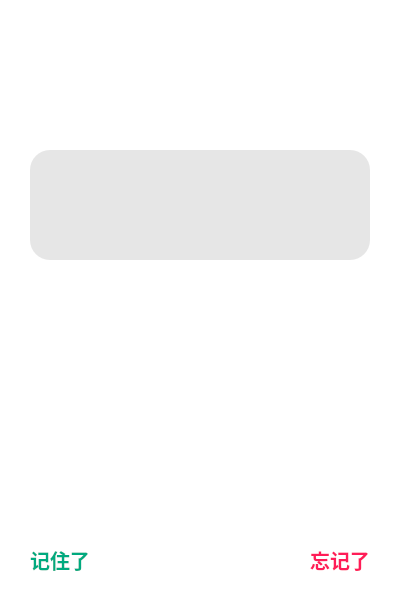
  <widget class="QWidget" name="learn_3" native="true">
   <property name="geometry">
    <rect>
     <x>400</x>
     <y>0</y>
     <width>400</width>
     <height>600</height>
    </rect>
   </property>
   <property name="styleSheet">
    <string notr="true">background-color: rgb(255, 255, 255);</string>
   </property>
   <widget class="QLabel" name="englishWord_3">
    <property name="geometry">
     <rect>
      <x>30</x>
      <y>50</y>
      <width>250</width>
      <height>40</height>
     </rect>
    </property>
    <property name="font">
     <font>
      <family>Arial Rounded MT Bold</family>
      <pointsize>17</pointsize>
      <weight>75</weight>
      <bold>true</bold>
     </font>
    </property>
    <property name="styleSheet">
     <string notr="true"/>
    </property>
    <property name="text">
     <string/>
    </property>
   </widget>
   <widget class="QPushButton" name="vocal_3">
    <property name="geometry">
     <rect>
      <x>30</x>
      <y>95</y>
      <width>25</width>
      <height>25</height>
     </rect>
    </property>
    <property name="styleSheet">
     <string notr="true">#vocal_3
{
border-image: url(:/icon/vocal.png);
border:none;
}
#vocal_3:hover
{
border-image: url(:/icon/vocal2.png);
}
</string>
    </property>
    <property name="text">
     <string/>
    </property>
   </widget>
   <widget class="QLabel" name="pa_3">
    <property name="geometry">
     <rect>
      <x>70</x>
      <y>95</y>
      <width>160</width>
      <height>25</height>
     </rect>
    </property>
    <property name="font">
     <font>
      <pointsize>13</pointsize>
      <weight>75</weight>
      <bold>true</bold>
     </font>
    </property>
    <property name="styleSheet">
     <string notr="true"/>
    </property>
    <property name="text">
     <string/>
    </property>
   </widget>
   <widget class="QPushButton" name="Yes_2">
    <property name="geometry">
     <rect>
      <x>0</x>
      <y>540</y>
      <width>120</width>
      <height>40</height>
     </rect>
    </property>
    <property name="font">
     <font>
      <family>宋体</family>
      <pointsize>15</pointsize>
      <weight>75</weight>
      <bold>true</bold>
     </font>
    </property>
    <property name="styleSheet">
     <string notr="true">#Yes_2
{
color: rgb(0, 170, 127);
border:none;
}
#Yes_2:hover
{
color: rgb(238, 112, 0);
}
</string>
    </property>
    <property name="text">
     <string>记住了</string>
    </property>
   </widget>
   <widget class="QLabel" name="label_23">
    <property name="geometry">
     <rect>
      <x>260</x>
      <y>80</y>
      <width>70</width>
      <height>70</height>
     </rect>
    </property>
    <property name="styleSheet">
     <string notr="true">border-image: url(:/icon/plant17.png);</string>
    </property>
    <property name="text">
     <string/>
    </property>
   </widget>
   <widget class="QLabel" name="label_24">
    <property name="geometry">
     <rect>
      <x>320</x>
      <y>100</y>
      <width>50</width>
      <height>50</height>
     </rect>
    </property>
    <property name="styleSheet">
     <string notr="true">border-image: url(:/icon/plant17.png);</string>
    </property>
    <property name="text">
     <string/>
    </property>
   </widget>
   <widget class="QLabel" name="label_25">
    <property name="geometry">
     <rect>
      <x>20</x>
      <y>470</y>
      <width>70</width>
      <height>70</height>
     </rect>
    </property>
    <property name="styleSheet">
     <string notr="true">border-image: url(:/icon/plant8.png);</string>
    </property>
    <property name="text">
     <string/>
    </property>
   </widget>
   <widget class="QLabel" name="label_26">
    <property name="geometry">
     <rect>
      <x>310</x>
      <y>470</y>
      <width>70</width>
      <height>70</height>
     </rect>
    </property>
    <property name="styleSheet">
     <string notr="true">border-image: url(:/icon/plant6.png);</string>
    </property>
    <property name="text">
     <string/>
    </property>
   </widget>
   <widget class="QLabel" name="label_27">
    <property name="geometry">
     <rect>
      <x>340</x>
      <y>10</y>
      <width>50</width>
      <height>50</height>
     </rect>
    </property>
    <property name="styleSheet">
     <string notr="true">border-image: url(:/icon/sun.png);</string>
    </property>
    <property name="text">
     <string/>
    </property>
   </widget>
   <widget class="QLabel" name="label_28">
    <property name="geometry">
     <rect>
      <x>85</x>
      <y>0</y>
      <width>50</width>
      <height>50</height>
     </rect>
    </property>
    <property name="styleSheet">
     <string notr="true">border-image: url(:/icon/cloud2.png);</string>
    </property>
    <property name="text">
     <string/>
    </property>
   </widget>
   <widget class="QLabel" name="label_29">
    <property name="geometry">
     <rect>
      <x>30</x>
      <y>5</y>
      <width>50</width>
      <height>50</height>
     </rect>
    </property>
    <property name="styleSheet">
     <string notr="true">border-image: url(:/icon/cloud3.png);</string>
    </property>
    <property name="text">
     <string/>
    </property>
   </widget>
   <widget class="QPushButton" name="No_2">
    <property name="geometry">
     <rect>
      <x>280</x>
      <y>540</y>
      <width>120</width>
      <height>40</height>
     </rect>
    </property>
    <property name="font">
     <font>
      <family>宋体</family>
      <pointsize>15</pointsize>
      <weight>75</weight>
      <bold>true</bold>
     </font>
    </property>
    <property name="styleSheet">
     <string notr="true">#No_2
{
color:rgb(255, 28, 88);
border:none;
}
#No_2:hover
{
color: rgb(238, 112, 0);
}
</string>
    </property>
    <property name="text">
     <string>忘记了</string>
    </property>
   </widget>
   <widget class="QTextBrowser" name="chineseWord_2">
    <property name="geometry">
     <rect>
      <x>30</x>
      <y>150</y>
      <width>340</width>
      <height>110</height>
     </rect>
    </property>
    <property name="font">
     <font>
      <pointsize>10</pointsize>
      <weight>75</weight>
      <bold>true</bold>
     </font>
    </property>
    <property name="styleSheet">
     <string notr="true">border:none;
border-radius:20px;
background-color: rgba(220, 220, 220, 180)</string>
    </property>
    <property name="html">
     <string>&lt;!DOCTYPE HTML PUBLIC &quot;-//W3C//DTD HTML 4.0//EN&quot; &quot;http://www.w3.org/TR/REC-html40/strict.dtd&quot;&gt;
&lt;html&gt;&lt;head&gt;&lt;meta name=&quot;qrichtext&quot; content=&quot;1&quot; /&gt;&lt;style type=&quot;text/css&quot;&gt;
p, li { white-space: pre-wrap; }
&lt;/style&gt;&lt;/head&gt;&lt;body style=&quot; font-family:'SimSun'; font-size:10pt; font-weight:600; font-style:normal;&quot;&gt;
&lt;p style=&quot;-qt-paragraph-type:empty; margin-top:0px; margin-bottom:0px; margin-left:0px; margin-right:0px; -qt-block-indent:0; text-indent:0px;&quot;&gt;&lt;br /&gt;&lt;/p&gt;&lt;/body&gt;&lt;/html&gt;</string>
    </property>
   </widget>
   <widget class="QPushButton" name="close_4">
    <property name="geometry">
     <rect>
      <x>8</x>
      <y>10</y>
      <width>30</width>
      <height>30</height>
     </rect>
    </property>
    <property name="font">
     <font>
      <pointsize>12</pointsize>
      <weight>50</weight>
      <bold>false</bold>
     </font>
    </property>
    <property name="styleSheet">
     <string notr="true">#close_4:!hover
{
border:none;
border-radius:12px;
border-image: url(:/icon/downarrowmin2.png);
}
#close_4:hover
{
border:none;
border-radius:12px;
border-image: url(:/icon/downarrowmin.png);
}</string>
    </property>
    <property name="text">
     <string/>
    </property>
    <property name="iconSize">
     <size>
      <width>16</width>
      <height>16</height>
     </size>
    </property>
   </widget>
   <zorder>close_4</zorder>
   <zorder>label_29</zorder>
   <zorder>label_23</zorder>
   <zorder>englishWord_3</zorder>
   <zorder>vocal_3</zorder>
   <zorder>pa_3</zorder>
   <zorder>Yes_2</zorder>
   <zorder>label_24</zorder>
   <zorder>label_25</zorder>
   <zorder>label_26</zorder>
   <zorder>label_27</zorder>
   <zorder>label_28</zorder>
   <zorder>No_2</zorder>
   <zorder>chineseWord_2</zorder>
  </widget>
